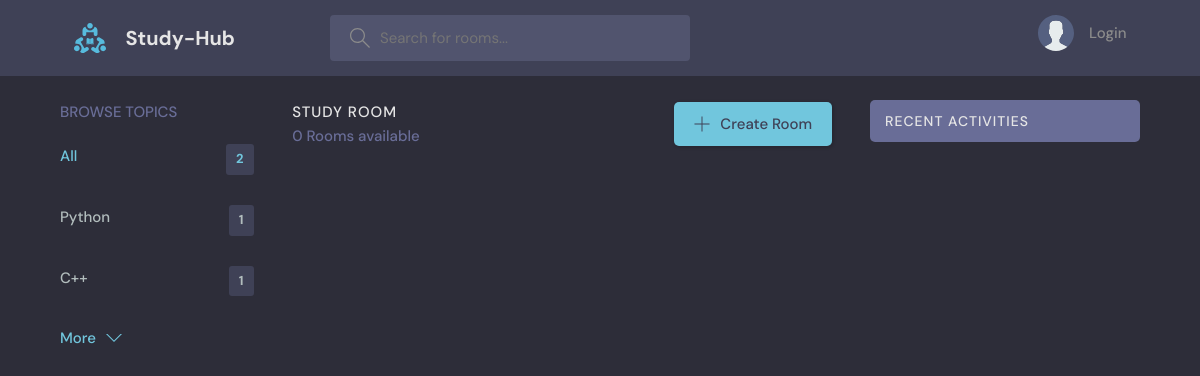
Before: /?q=Django with the older database file.
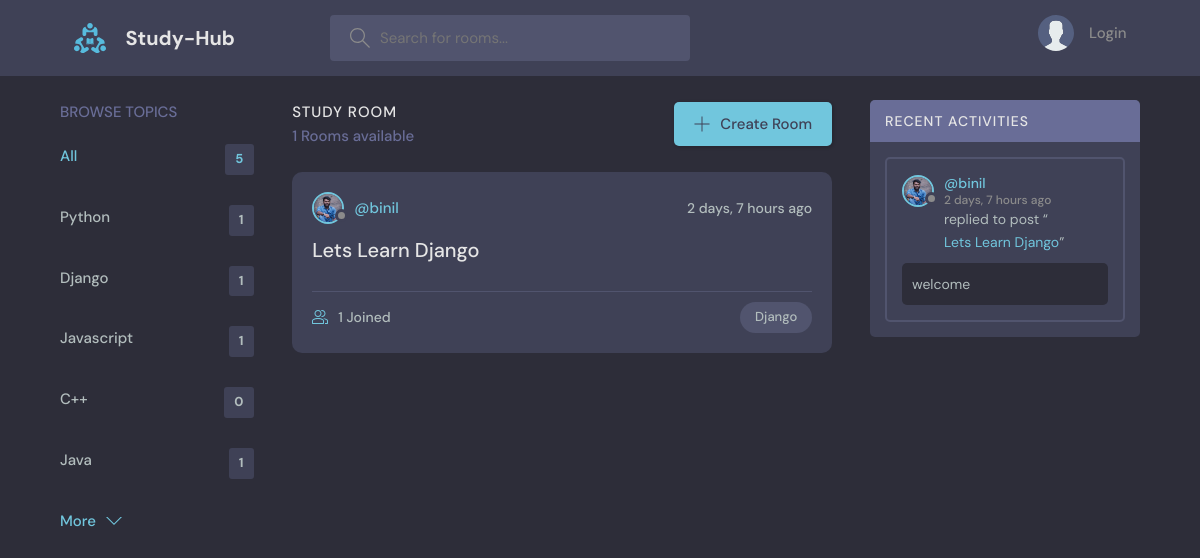
After: the same page with the newer database file.
### base/models.py (models this page shows, shortened)
class Topic(models.Model):
    name = models.CharField(max_length=200)

class Room(models.Model):
    host = models.ForeignKey(User,on_delete=models.SET_NULL, null=True)
    topic = models.ForeignKey(Topic, on_delete=models.SET_NULL, null=True)
    name = models.CharField(max_length=200)
    description = models.TextField(null=True, blank=True)
    participants = models.ManyToManyField(User, related_name='participants',blank=True)
    update = models.DateTimeField(auto_now=True)
    created = models.DateTimeField(auto_now_add=True)
    class Meta:
        ordering = ['-update','-created']
    def __str__(self):
        return self.name

class User(AbstractUser):
    name = models.CharField(max_length=200, null=True)
    email = models.EmailField(unique=True, null=True)
    bio = models.TextField(null=True)
    propic = models.ImageField(null=True,default='avater.svg')
    USERNAME_FIELD = 'email'
    REQUIRED_FIELDS = []

class Message(models.Model):
    user = models.ForeignKey(User, on_delete=models.CASCADE)
    room = models.ForeignKey(Room, on_delete=models.CASCADE)
    body = models.TextField()
    update = models.DateTimeField(auto_now=True)
    created = models.DateTimeField(auto_now_add=True)
    status = models.BooleanField(blank=True, null=True)
    class Meta:
        ordering = ['-update','-created']

### base/views.py (the view)
# urls.py: 2. Add a URL to urlpatterns:  path('', views.home, name='home')
def home(request):
    q = request.GET.get('q') if request.GET.get('q') != None else ''
    rooms = Room.objects.filter(
        Q(topic__name__icontains=q)|
        Q(name__icontains=q)|
        Q(description__icontains=q)
        )
    topics = Topic.objects.all()[0:5]
    room_count = rooms.count()
    room_messages = Message.objects.filter(
        Q(room__topic__name__icontains=q))[0:3]
    return render(request,'base/home.html',{
        'rooms':rooms,
        'topics':topics,
        'room_count':room_count ,
        'room_messages':room_messages
        })

### base/templates/base/home.html (shortened to what this page needs)
{% extends 'main.html' %}
{% block content %}
    <main class="layout layout--3">
      <div class="container">
        {% include 'base/topics_component.html' %}
        <div class="roomList">
          <div class="roomList__header">
            <div>
              <h2>Study Room</h2>
              <p>{{room_count}} Rooms available</p>
            </div>
            <a class="btn btn--main" href="{% url 'create-room' %}">
              <svg version="1.1" xmlns="http://www.w3.org/2000/svg" width="32" height="32" viewBox="0 0 32 32">
                <title>add</title>
                <path
                  d="M16.943 0.943h-1.885v14.115h-14.115v1.885h14.115v14.115h1.885v-14.115h14.115v-1.885h-14.115v-14.115z"
                ></path>
              </svg>
              Create Room
            </a>
          </div>
          {% include 'base/feed_component.html' %}
        </div>
        {% include 'base/activity_page.html' %}
      </div>
    </main>
    {% endblock %}

### base/templates/base/topics_component.html
<div class="topics">
    <div class="topics__header">
      <h2>Browse Topics</h2>
    </div>
    <ul class="topics__list">
      <li>
        <a href="{% url 'home' %}" class="active">All <span>{{topics.count}}</span></a>
      </li>
      {% for topic in topics %}
      <li>
        <a href="{% url 'home' %}?q={{topic.name}}">{{topic.name}} <span>{{topic.room_set.all.count}}</span></a>
      </li>
      {% endfor %}
    </ul>
    <a class="btn btn--link" href="{% url 'topics' %}">
      More
      <svg version="1.1" xmlns="http://www.w3.org/2000/svg" width="32" height="32" viewBox="0 0 32 32">
        <title>chevron-down</title>
        <path d="M16 21l-13-13h-3l16 16 16-16h-3l-13 13z"></path>
      </svg>
    </a>
  </div>

### base/templates/base/feed_component.html (shortened to what this page needs)
 {% for room in rooms %}
<div class="roomListRoom">
    <div class="roomListRoom__header">
        <a href="{% url 'user-profile' room.host.id %}" class="roomListRoom__author">
            <div class="avatar avatar--small">
                <img src="{{room.host.propic.url}}" />
            </div>
            <span>@{{room.host.username}}</span>
        </a>
        <div class="roomListRoom__actions">
            <span>{{room.created|timesince}} ago</span>
        </div>
    </div>
    <div class="roomListRoom__content">
        <a href="{% url 'room' room.id %}">{{room.name}}</a>
    </div>
    <div class="roomListRoom__meta">
        <a href="{% url 'room' room.id %}" class="roomListRoom__joined">
            {{room.participants.all.count}} Joined
        </a>
        <p class="roomListRoom__topic">{{room.topic.name}}</p>
    </div>
</div>
{% endfor %}

### base/templates/base/activity_page.html (shortened to what this page needs)
<div class="activities">
    <div class="activities__header">
      <h2>Recent Activities</h2>
    </div>
    {% for message in room_messages %}
    <div class="activities__box">
      <div class="activities__boxHeader roomListRoom__header">
        <a href="{% url 'user-profile' message.user.id %}" class="roomListRoom__author">
          <div class="avatar avatar--small">
            <img src="{{message.user.propic.url}}" />
          </div>
          <p>
            @{{message.user.username}}
            <span>{{message.created|timesince}} ago</span>
          </p>
        </a>
      </div>
      <div class="activities__boxContent">
        <p>replied to post “<a href="{% url 'room' message.room.id %}">{{message.room}}</a>”</p>
        <div class="activities__boxRoomContent">
          {{message.body}}
        </div>
      </div>
    </div>
    {% endfor %}
  </div>

Changed rows visible on the page:
removed Topic: name "C++", room_set.all.count "1"
added Topic: name "Django", room_set.all.count "1"
added Topic: name "Javascript", room_set.all.count "1"
added Topic: name "C++", room_set.all.count "0"
added Topic: name "Java", room_set.all.count "1"
added Room: host.propic (picture), host.username "binil", created "2 days, 7 hours", name "Lets Learn Django", participants.all.count "1", topic.name "Django"
added Message: user.propic (picture), user.username "binil", created "2 days, 7 hours", room "Lets Learn Django", body "welcome"
Other visible differences:
{{ topics.count }}: "2" → "5"
{{ room_count }}: "0" → "1"
